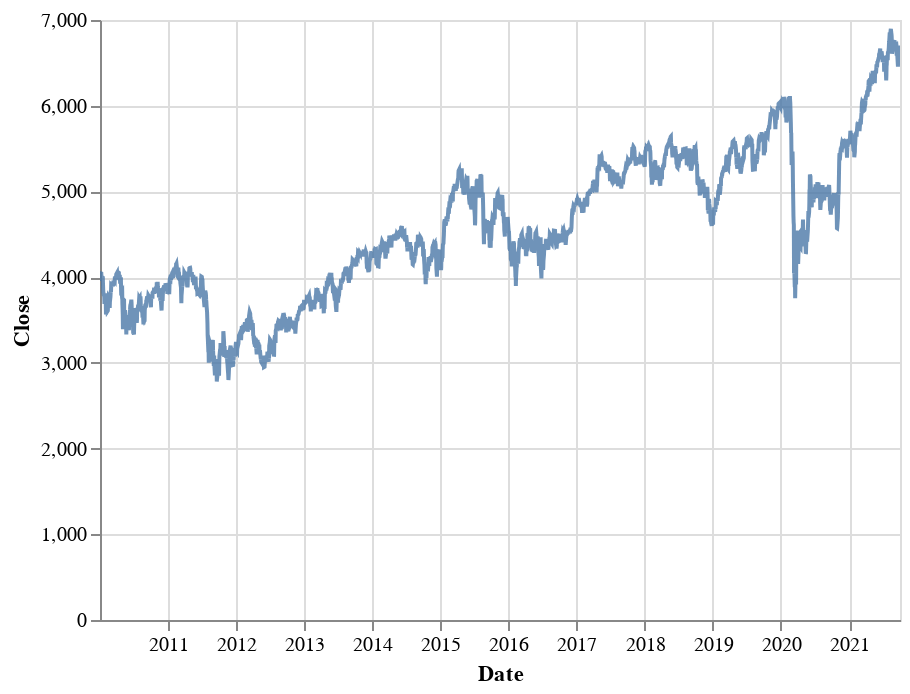

Notebook cell for this chart:
### Code cell
chart =(
    alt.Chart(cac40)
    .mark_line(opacity=0.8,clip=True)
    .encode(
        x="Date:T",
        y=alt.Y("Close:Q",stack=None)
    )
)
chart

### Figure 1 — Vega-Lite specification as saved in the notebook (floating-point values rounded to 4 significant figures; data arrays with more than 128 entries replaced by an {"elided": "..."} marker saying what was removed)
{"config": {"view": {"continuousWidth": 400, "continuousHeight": 300}}, "data": {"name": "data-5d98e8db79a727b9fd92d62f77d07079"}, "mark": {"type": "line", "clip": true, "opacity": 0.8}, "encoding": {"x": {"type": "temporal", "field": "Date"}, "y": {"type": "quantitative", "field": "Close", "stack": null}}, "$schema": "https://vega.github.io/schema/vega-lite/v4.8.1.json", "datasets": {"data-5d98e8db79a727b9fd92d62f77d07079": {"elided": "3009 records"}}}
